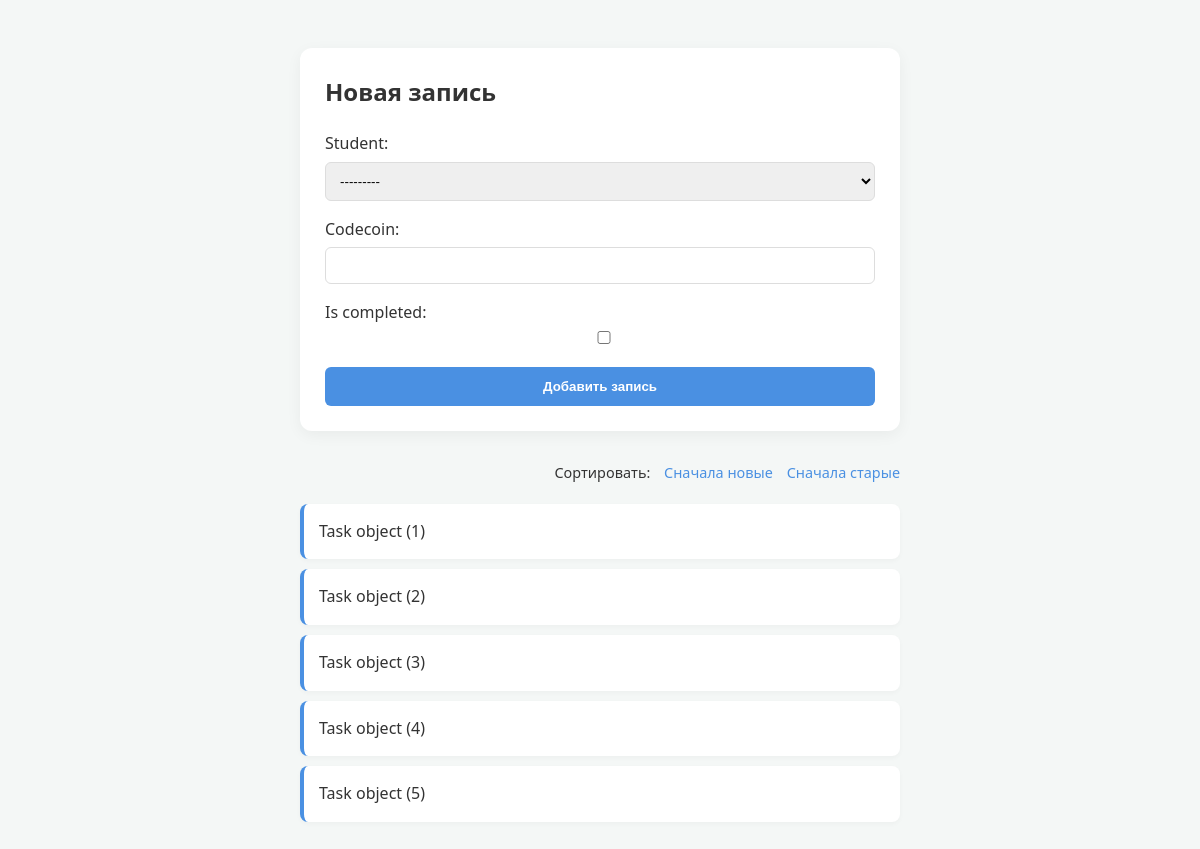
Before: /lms/add_task/ with the older database file.
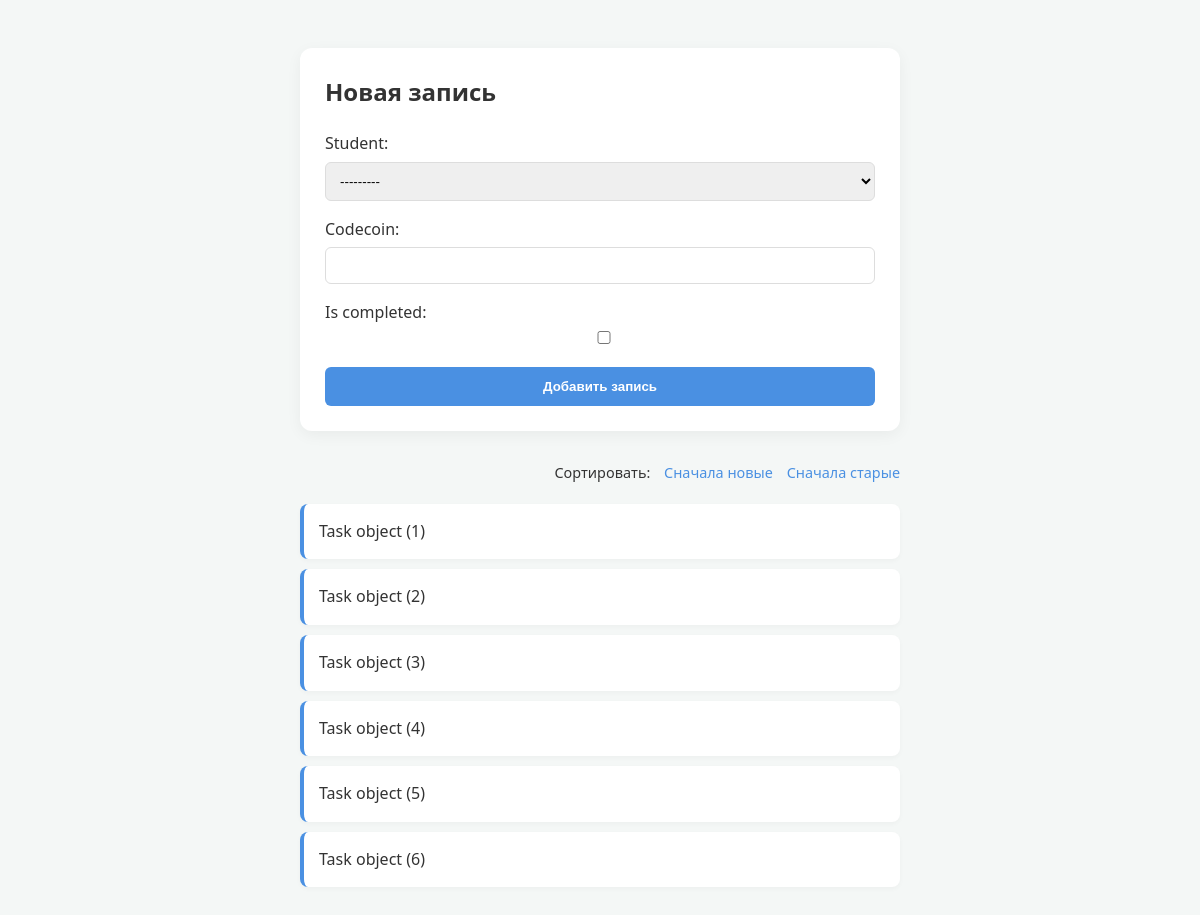
After: the same page with the newer database file.
### lms/models.py (models this page shows)
class Task(models.Model):
    student = models.ForeignKey(Student, on_delete=models.CASCADE)
    codecoin = models.IntegerField()
    is_completed = models.BooleanField(default=False)

### lms/views.py (the view)
# urls.py: path('add_task/', views.task_items, name='task_items'),
def task_items(request):
    sort_by = request.GET.get('sort', 'id')
    items = Task.objects.all().order_by(sort_by)
    if request.method == "POST":
        form = TaskForm(request.POST, request.FILES)
        if form.is_valid():
            form.save()
            return redirect('item_list')
    else:
        form = TaskForm()
    return render(request, 'add_task.html', {
        'items': items,
        'form': form
    })

### lms/forms.py
class TaskForm(forms.ModelForm):
    class Meta:
        model = Task
        fields = '__all__'

### lms/templates/add_task.html (shortened to what this page needs)
<!DOCTYPE html>
<html lang="ru">
<head>
</head>
<body>
<div class="container">
    <form method="post" enctype="multipart/form-data">
        <h2 style="margin-top: 0;">Новая запись</h2>
        {{ form.as_p }}
        <button type="submit">Добавить запись</button>
    </form>
    <div class="sorting">
        <span>Сортировать:</span>
        <a href="?sort=-id">Сначала новые</a>
        <a href="?sort=id">Сначала старые</a>
    </div>
    <ul>
        {% for item in items %}
            <li>{{ item }}</li>
        {% empty %}
            <li style="border-left-color: #ccc; color: #888;">Записей пока нет...</li>
        {% endfor %}
    </ul>
</div>
</body>
</html>

Changed rows visible on the page:
added Task: id "Task object (6)"
